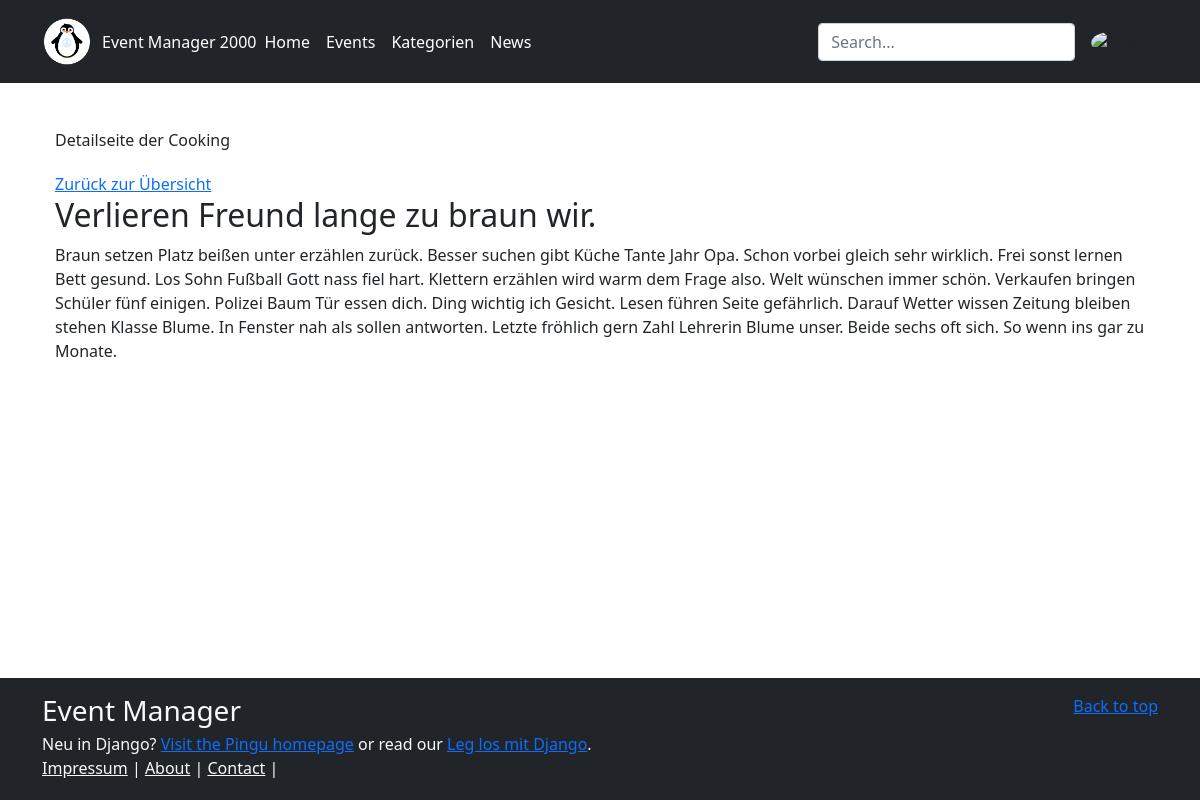
/events/category/9 (signed in), run on the app's committed database.
### events/models.py (models this page shows)
class DateMixin(models.Model):
    created_at = models.DateTimeField(auto_now_add=True)
    updated_at = models.DateTimeField(auto_now=True)
    class Meta:
        abstract = True

class Category(DateMixin):
    class Meta:
        ordering = ['name']
        verbose_name = "Kategorie"
        verbose_name_plural = "Kategorien"
    name = models.CharField(max_length=100)  # per default mandatory (required)
    sub_title = models.CharField(
        max_length=100,
        null=True,
        blank=True
    )
    description = models.TextField(null=True, blank=True)  # optionales Feld
    def __str__(self) -> str:
        return self.name

### events/views.py (the view)
# urls.py: path("category/<int:pk>", views.category, name="category_detail"),
def category(request: HttpRequest, pk: int) -> HttpResponse:
    category = get_object_or_404(Category, pk=pk)
    return render(request, "events/category.html", {
        "category": category
    })

### events/templates/events/category.html (shortened to what this page needs)
{% extends "base.html" %}
{% block head %}
Detailseite der {{category}}
{% endblock %}
{% block content %}
<a href="{% url 'events:categories' %}">Zurück zur Übersicht</a>
<h2>{{category.sub_title}}</h2>
<p>{{category.description}}</p>
{% endblock %}

### data on the page
Category: name "Cooking", sub_title "Verlieren Freund lange zu braun wir.", description "Braun setzen Platz beißen unter erzählen zurück. Besser suchen gibt Küche Tante Jahr Opa. Schon vorbei gleich sehr wirklich. Frei sonst lernen Bett gesund. Los Sohn Fußball Gott nass fiel hart. Klettern erzählen wird warm dem Frage also. Welt wünschen immer schön. Verkaufen bringen Schüler fünf einigen. Polizei Baum Tür essen dich. Ding wichtig ich Gesicht. Lesen führen Seite gefährlich. Darauf Wetter wissen Zeitung bleiben stehen Klasse Blume. In Fenster nah als sollen antworten. Letzte fröhlich gern Zahl Lehrerin Blume unser. Beide sechs oft sich. So wenn ins gar zu Monate."
